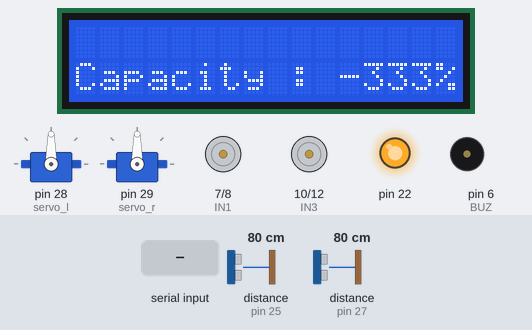
Bench run of a sketch on a simulated Arduino Mega 2560, built with avr-gcc and run on an emulated ATmega2560. Parts: 16×2 character LCD, 2 × servo, motor-driver pin pairs drawn as motors (green arrow = first pin HIGH = forward, orange = second pin HIGH = backward, longer = more drive, scaled by the enable pin), output pins drawn as LEDs (lit = HIGH), buzzer (waves = sounding, pin HIGH). Wiring (inferred from the names in the program): 2 × ultrasonic range finder: trigger pin 24, echo pin 25 / trigger pin 26, echo pin 27. Inputs (shaded band) come from the test bench; at power-on: distance to the obstacle (sensors on pin 25, pin 27) 80 cm. The echo pulse lasts 58.3 µs per cm; pins used as bus, display or sensor lines are not drawn; what the sketch prints to the serial monitor is not drawn.

Above: at 1.2 s.
1.3 s: "f" received over the second serial link
At 3.7 s:
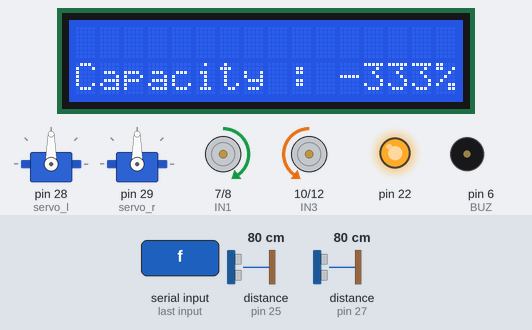
4.6 s: distance to the obstacle (sensor on pin 25) set to 8 cm
6.3 s: distance to the obstacle (sensor on pin 25) set to 5 cm
At 8.4 s:
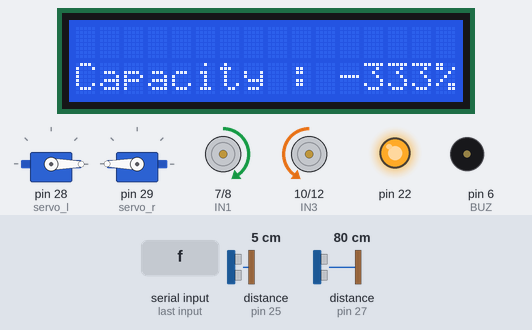
10.2 s: distance to the obstacle (sensor on pin 25) set to 18 cm
At 11.1 s:
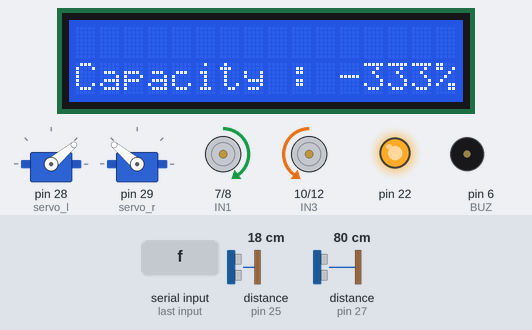
14.3 s: distance to the obstacle (sensor on pin 27) set to 120 cm
At 15.0 s:
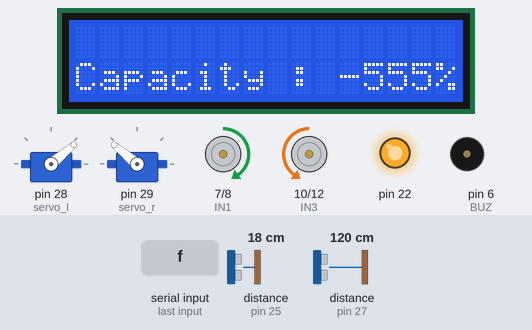
18.4 s: "s" received over the second serial link
At 20.8 s:
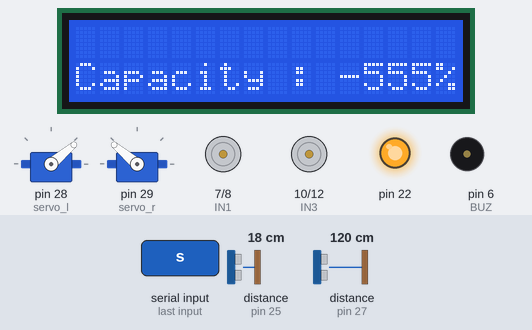
Timing chart, 0 to 22.3 s (numbered marks = the images above; inputs shaded):
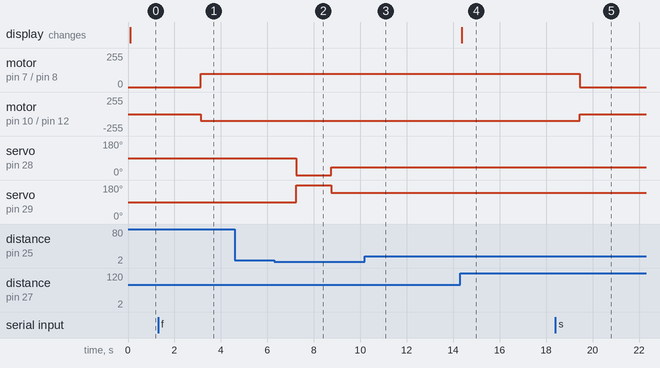

The sketch:

main.ino
```cpp
// Bluetooth
#include <MyBluetooth.h> // 블루투스 헤더파일 포함
MyBluetooth bt(22, 9600); // 블루투스 객체 생성(EN핀: 22, baudrate: 9600으로 설정)

// LCD
#include <LiquidCrystal_I2C.h> // LCD 헤더파일 포함
#include <Wire.h> // Wire 헤더파일 포함(I2C 통신에 필요)
#define COLS 16 // 열
#define ROWS 2 // 행
LiquidCrystal_I2C lcd(0x27, COLS, ROWS); // LCD 객체 생성

// HyperSonic
#define MAX_FRONT_DISTANCE 6 // 쓰레기가 놓여지지 않았다고 판단할 최대 거리(cm)
#define TRIG_front 24 // 전면 초음파 센서 TRIG 핀 번호
#define ECHO_front 25 // 전면 초음파 센서 ECHO 핀 번호
#define TRIG_inner 26 // 내부 초음파 센서 TRIG 핀 번호
#define ECHO_inner 27 // 내부 초음파 센서 ECHO 핀 번호

// ServoMotor
#include <Servo.h> // Servo 헤더파일 포함
Servo servo_l; // 왼쪽 서보모터 객체 생성
Servo servo_r; // 오른쪽 서보모터 객체 생성

// DCMotor
const int ENA =  9;
const int ENB = 11;
const int IN1 =  7;
const int IN2 =  8;
const int IN3 = 10;
const int IN4 = 12;
const int BUZ =  6;
const byte encoder0pinA = 2;
const byte encoder0pinB = 5;
const byte encoder1pinA = 3;
const byte encoder1pinB = 4;
#define CW  0 // 시계 방향
#define CCW 1 // 반시계 방향
#define SPEED 100 // DC 모터 속도 설정

void setup() {
  // Serial
  Serial.begin(9600); // 시리얼 입력 시작
  Serial.println("Select [Both NL & CR] in Serial Monitor"); // 시리얼 입력이 활성화되었음을 알리는 출력 문구
  Serial.println("AT command");

  // Bluetooth
  bt.init(); // 블루투스 통신 핀 설정(EN핀)

  // LCD
  lcd.init(); // lcd 객체 초기화(핀 설정?)
  lcd.backlight(); // lcd 불 켜기

  // HyperSonic
  // 초음파 센서 핀 설정
  pinMode(TRIG_front, OUTPUT);
  pinMode(ECHO_front, INPUT);
  pinMode(TRIG_inner, OUTPUT);
  pinMode(ECHO_inner, INPUT);

  // ServoMotor
  // 서보 모터 핀 설정
  servo_l.attach(28);
  servo_r.attach(29);

  // DCMotor
  // DC 모터 핀 설정
  pinMode(IN1, OUTPUT);
  pinMode(IN2, OUTPUT);
  pinMode(IN3, OUTPUT);
  pinMode(IN4, OUTPUT);
  pinMode(ENA, OUTPUT);
  pinMode(ENB, OUTPUT);

  pinMode(BUZ, OUTPUT);   // buzzer pin
 	digitalWrite(BUZ, LOW); // disable buzzer
}

void loop() {
  long duration_front, distance_front; // 전면 초음파 센서의 duration과 distance를 저장할 변수 선언
  // 초음파 센서 값 읽어오기
  digitalWrite(TRIG_front, HIGH);
  delayMicroseconds(10);
  digitalWrite(TRIG_front, LOW);

  duration_front = pulseIn(ECHO_front, HIGH); // 전면 초음파 센서 duration 가져오기
  distance_front = ((float)(340 * duration_front) / 10000) / 2; // 전면 초음파 센서에서 감지된 거리를 cm로 변환 후 distance에 저장
  Serial.println(distance_front); // 전면 초음파 센서에서 감지된 거리 출력(디버깅용)

  long duration_inner, distance_inner; // 내부 초음파 센서의 duration과 distance를 저장할 변수 선언(용량 확인용)
  // 초음파 센서 값 읽어오기
  digitalWrite(TRIG_inner, HIGH);
  delayMicroseconds(10);
  digitalWrite(TRIG_inner, LOW);

  duration_inner = pulseIn(ECHO_inner, HIGH); // 내부 초음파 센서 duration 가져오기
  distance_inner = ((float)(340 * duration_inner) / 10000) / 2;  // 내부 초음파 센서에서 감지된 거리를 cm로 변환 후 distance에 저장
  Serial.println(distance_inner); // 내부 초음파 센서에서 감지된 거리 출력(디버깅용)
  int capacity = 100 - distance_inner * 100 / 18; // distance를 용량 백분율로 변환 후 capacity에 저장

  // ServoMotor
  if (distance_front < 6) { // 전면 초음파 센서에서 감지된 거리가 6cm보다 작을 경우 쓰레기가 놓여졌다고 판단

    // 당기기
    servo_l.write(0);
    servo_r.write(180);
    delay(1500);

    // 원래대로
    servo_l.write(40);
    servo_r.write(140);
    delay(1500);

  }

  // LCD
  lcd.clear(); // LCD 텍스트 초기화(초기화하지 않으면 텍스트가 쌓임)
  lcd.setCursor(0,1); // 커서 중앙으로 이동
  lcd.print(String("Capacity : ") + String(capacity) + String("%")); // 쓰레기통 용량 표시
  bt.send("쓰레기통 용량 : " + String(capacity) + "%"); // GCM 앱으로 용량 상태 전송
  delay(1000); // 딜레이 설정하지 않으면 LCD에 제대로 표시되지 않음

  // Bluetooth & DCMOTOR
  if (bt.available()) { // 블루투스가 통신 가능하다면
    String direction = bt.receive(); // 블루투스에서 입력된 문자열을 direction에 저장
    Serial.println(direction); // 입력된 문자열 표시(디버깅용)

    if (direction.equals("s")) // 입력된 문자열이 s일 경우 멈춤
    {
      stop();
      return;
    }
    move(direction, SPEED); // s가 아니라면 입력된 방향으로 이동
  }
}

void move(String direction, int speed) // 쓰레기통 이동 함수(방향과 이동속도를 입력 받음)
{
  if (direction.equals("f")) // 앞으로
  {
    move_forward(speed);
    return;
  }
  else if (direction.equals("b")) // 뒤로
  {
    move_backward(speed);
    return;
  }
  else if (direction.equals("l")) // 왼쪽으로
  {
    move_left(speed);
    return;
  }
  else if (direction.equals("r")) // 오른쪽으로
  {
    move_right(speed);
    return;
  }
}

void move_forward(int speed) // 전진
{
  motorA_direction(CW);
  motorB_direction(CCW);

  analogWrite(ENA, speed);
  analogWrite(ENB, speed);
}

void move_backward(int speed) // 후진
{
  motorA_direction(CCW);
  motorB_direction(CW);

  analogWrite(ENA, speed);
  analogWrite(ENB, speed);
}

void move_left(int speed) // 좌회전
{
  motorA_direction(CW);
  motorB_direction(CW);

  analogWrite(ENA, SPEED);
  analogWrite(ENB, SPEED);
}

void move_right(int speed) // 우회전
{
  motorA_direction(CCW);
  motorB_direction(CCW);

  analogWrite(ENA, SPEED);
  analogWrite(ENB, SPEED);
}

void stop() // 정지
{
  //moter A stop
  digitalWrite(IN1, LOW);
  digitalWrite(IN2, LOW);
  analogWrite(ENA, 0);

  //moter B stop
  digitalWrite(IN1, LOW);
  digitalWrite(IN2, LOW);
  analogWrite(ENB, 0);
}

void motorA_direction(int dir) // 모터A 방향 설정
{
  if(dir) // dir == CCW // 반시계 방향
  {
    digitalWrite(IN1, LOW);
    digitalWrite(IN2, HIGH);
  }
  else    // dir == CW  // 시계 방향
  {
    digitalWrite(IN1, HIGH);
    digitalWrite(IN2, LOW);
  }
}

void motorB_direction(int dir) // 모터B 방향 설정
{
  if(dir) // dir == CCW // 반시계 방향
  {
    digitalWrite(IN3, LOW);
    digitalWrite(IN4, HIGH);
  }
  else    // dir == CW  // 시계 방향
  {
    digitalWrite(IN3, HIGH);
    digitalWrite(IN4, LOW);
  }
}
```

Measured:
- the behaviour switches between 7 and 6 cm on distance to the obstacle (sensor on pin 25) (found by bisection; images 1 and 2)
- after the input at 1.3 s, motor on pin 7 (IN1) / pin 8 (IN2): stopped → forward 100/255 after 1.8 s; motor on pin 10 (IN3) / pin 12 (IN4): stopped → backward 100/255 after 1.8 s
- after the input at 4.6 s, every drawn part: stays the same
- after the input at 6.3 s, servo on pin 28 (servo_l): 90° → 0° after 0.94 s, → 40° 1.5 s later; servo on pin 29 (servo_r): 90° → 180° after 0.94 s, → 140° 1.5 s later
- after the input at 10.2 s, servo on pin 28 (servo_l): stays 40° (without the input it goes to 0° after 1.1 s); servo on pin 29 (servo_r): stays 140° (without the input it goes to 180° after 1.1 s)
- after the input at 14.3 s, the display: changes after 0.07 s (image 4)
- after the input at 18.4 s, motor on pin 7 (IN1) / pin 8 (IN2): forward 100/255 → stopped after 1.1 s; motor on pin 10 (IN3) / pin 12 (IN4): backward 100/255 → stopped after 1.1 s
